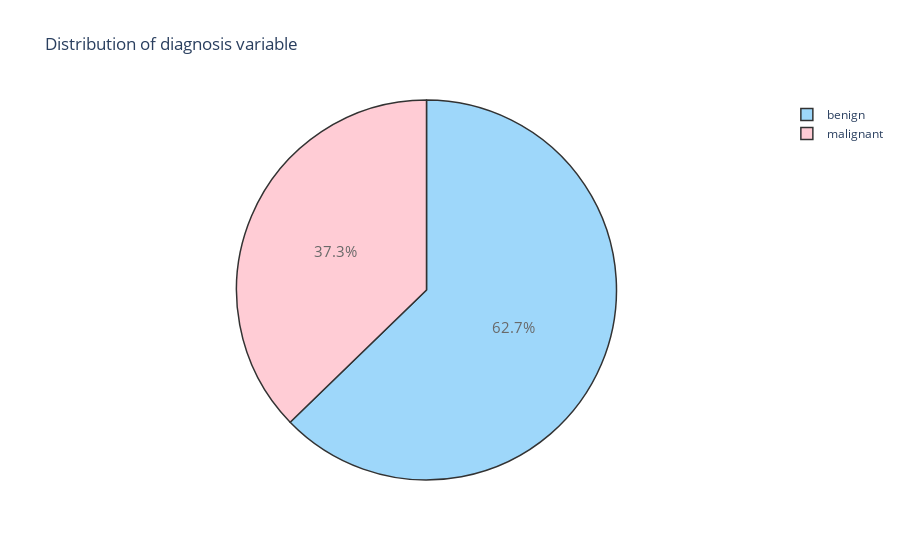

Notebook cell for this chart:
### Code cell
#------------PERCENTAGE-------------------
trace = go.Pie(labels = ['benign','malignant'], values = data['diagnosis'].value_counts(), 
               textfont=dict(size=15), opacity = 0.8,
               marker=dict(colors=['lightskyblue', 'pink'], 
                           line=dict(color='#000000', width=1.5)))


layout = dict(title =  'Distribution of diagnosis variable')
           
fig = dict(data = [trace], layout=layout)
py.iplot(fig)

### Figure 1 — Plotly figure (JSON) as saved in the notebook; plotly's stock layout.template omitted (floating-point values rounded to 4 significant figures)
{"data": [{"labels": ["benign", "malignant"], "marker": {"colors": ["lightskyblue", "pink"], "line": {"color": "#000000", "width": 1.5}}, "opacity": 0.8, "textfont": {"size": 15}, "type": "pie", "values": [357, 212]}], "layout": {"title": {"text": "Distribution of diagnosis variable"}}}
